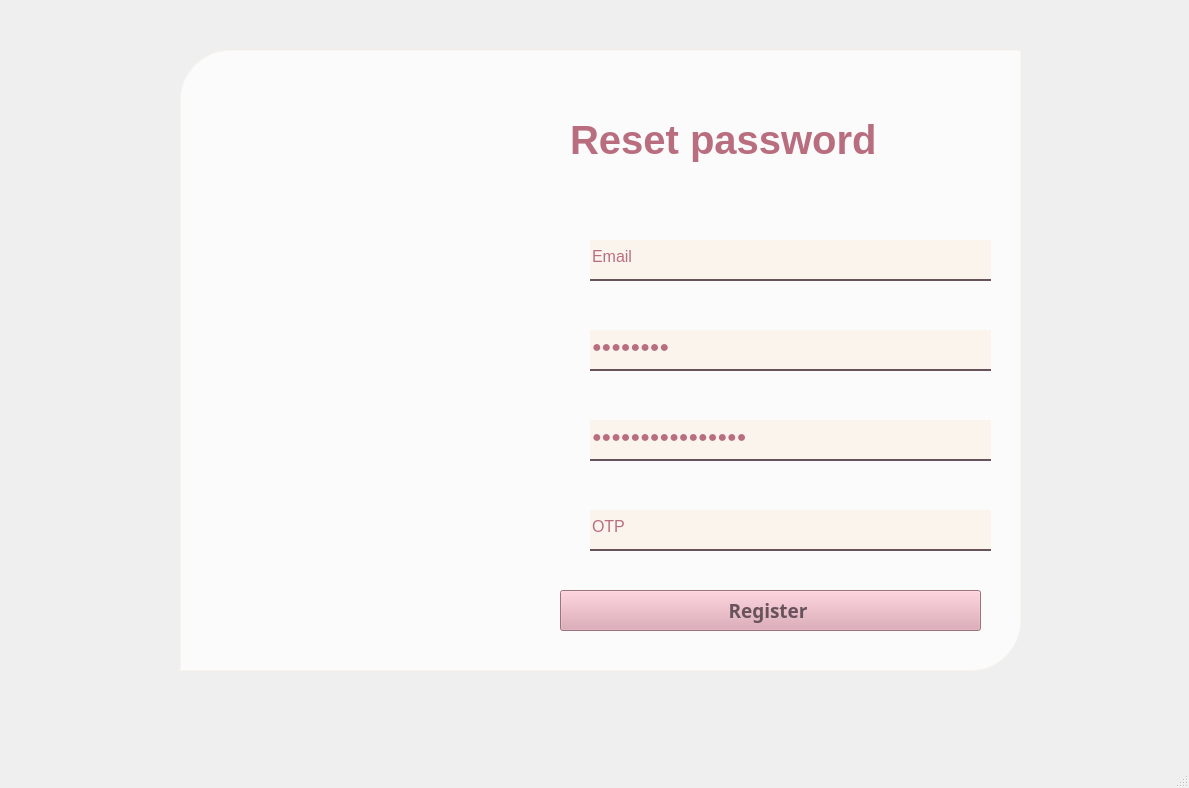
<?xml version="1.0" encoding="UTF-8"?>
<ui version="4.0">
 <class>MainWindow</class>
 <widget class="QMainWindow" name="MainWindow">
  <property name="geometry">
   <rect>
    <x>0</x>
    <y>0</y>
    <width>1189</width>
    <height>788</height>
   </rect>
  </property>
  <property name="maximumSize">
   <size>
    <width>1189</width>
    <height>788</height>
   </size>
  </property>
  <property name="windowTitle">
   <string>MainWindow</string>
  </property>
  <widget class="QWidget" name="centralwidget">
   <widget class="QLabel" name="label">
    <property name="geometry">
     <rect>
      <x>0</x>
      <y>-10</y>
      <width>1189</width>
      <height>751</height>
     </rect>
    </property>
    <property name="maximumSize">
     <size>
      <width>16777215</width>
      <height>751</height>
     </size>
    </property>
    <property name="autoFillBackground">
     <bool>false</bool>
    </property>
    <property name="styleSheet">
     <string notr="true">border-image: url(:/Background/Background.jpg);</string>
    </property>
    <property name="text">
     <string/>
    </property>
    <property name="pixmap">
     <pixmap>images/Background.jpg</pixmap>
    </property>
    <property name="scaledContents">
     <bool>true</bool>
    </property>
   </widget>
   <widget class="QLabel" name="label_2">
    <property name="geometry">
     <rect>
      <x>180</x>
      <y>50</y>
      <width>351</width>
      <height>621</height>
     </rect>
    </property>
    <property name="autoFillBackground">
     <bool>false</bool>
    </property>
    <property name="styleSheet">
     <string notr="true"> border-top-left-radius: 50px;     
    border-top-right-radius: 0px;    
    border-bottom-left-radius: 0px;    
    border-bottom-right-radius: 0px;  

  </string>
    </property>
    <property name="text">
     <string/>
    </property>
    <property name="textFormat">
     <enum>Qt::PlainText</enum>
    </property>
    <property name="pixmap">
     <pixmap resource="images/bg.qrc">:/Background/Logo.png</pixmap>
    </property>
    <property name="scaledContents">
     <bool>true</bool>
    </property>
    <property name="alignment">
     <set>Qt::AlignLeading|Qt::AlignLeft|Qt::AlignVCenter</set>
    </property>
    <property name="wordWrap">
     <bool>false</bool>
    </property>
   </widget>
   <widget class="QLabel" name="label_4">
    <property name="geometry">
     <rect>
      <x>180</x>
      <y>50</y>
      <width>841</width>
      <height>621</height>
     </rect>
    </property>
    <property name="styleSheet">
     <string notr="true">background-color: rgba(255, 255, 255, 192);
 
    padding: 10px;
 border: 1px solid #faf4ec; 
border-top-left-radius: 50px;
border-top-right-radius: 0px;      /* góc trên phải */
    border-bottom-left-radius: 0px;    /* góc dưới trái */
    border-bottom-right-radius: 50px;  /* góc dưới phải */</string>
    </property>
    <property name="text">
     <string/>
    </property>
   </widget>
   <widget class="QLabel" name="label_3">
    <property name="geometry">
     <rect>
      <x>570</x>
      <y>100</y>
      <width>411</width>
      <height>81</height>
     </rect>
    </property>
    <property name="font">
     <font>
      <pointsize>30</pointsize>
      <weight>75</weight>
      <bold>true</bold>
      <kerning>false</kerning>
     </font>
    </property>
    <property name="styleSheet">
     <string notr="true">color: rgb(185, 110, 127);</string>
    </property>
    <property name="text">
     <string>&lt;html&gt;&lt;head/&gt;&lt;body&gt;&lt;p&gt;Reset password&lt;/p&gt;&lt;/body&gt;&lt;/html&gt;</string>
    </property>
   </widget>
   <widget class="QLineEdit" name="lineEditPass">
    <property name="geometry">
     <rect>
      <x>590</x>
      <y>330</y>
      <width>401</width>
      <height>41</height>
     </rect>
    </property>
    <property name="font">
     <font>
      <pointsize>12</pointsize>
     </font>
    </property>
    <property name="styleSheet">
     <string notr="true">background-color: rgb(250, 244, 236);
    border: none;                                   /* Xóa viền mặc định */
    border-bottom:  2px solid rgba(104, 83, 92);
                         /* Màu chữ đen */
color: rgb(185, 110, 127);
    padding-bottom: 7px;                            /* Tạo khoảng cách giữa chữ và gạch */
</string>
    </property>
    <property name="text">
     <string>Password</string>
    </property>
    <property name="echoMode">
     <enum>QLineEdit::Password</enum>
    </property>
   </widget>
   <widget class="QPushButton" name="pushButtonRegister">
    <property name="geometry">
     <rect>
      <x>560</x>
      <y>590</y>
      <width>421</width>
      <height>41</height>
     </rect>
    </property>
    <property name="baseSize">
     <size>
      <width>0</width>
      <height>0</height>
     </size>
    </property>
    <property name="font">
     <font>
      <family>Segoe UI Semilight</family>
      <pointsize>14</pointsize>
      <weight>75</weight>
      <italic>false</italic>
      <bold>true</bold>
     </font>
    </property>
    <property name="styleSheet">
     <string notr="true">color: rgb(104, 83, 92);
background-color: rgb(221, 160, 175);</string>
    </property>
    <property name="text">
     <string>Register </string>
    </property>
    <property name="iconSize">
     <size>
      <width>40</width>
      <height>40</height>
     </size>
    </property>
   </widget>
   <widget class="QLineEdit" name="lineEditEmail">
    <property name="geometry">
     <rect>
      <x>590</x>
      <y>240</y>
      <width>401</width>
      <height>41</height>
     </rect>
    </property>
    <property name="font">
     <font>
      <pointsize>12</pointsize>
     </font>
    </property>
    <property name="styleSheet">
     <string notr="true">background-color: rgb(250, 244, 236);
    border: none;                                   /* Xóa viền mặc định */
    border-bottom:  2px solid rgba(104, 83, 92);
                         /* Màu chữ đen */
color: rgb(185, 110, 127);
    padding-bottom: 7px;                            /* Tạo khoảng cách giữa chữ và gạch */
</string>
    </property>
    <property name="text">
     <string>Email</string>
    </property>
   </widget>
   <widget class="QLineEdit" name="lineEditConfirmPass">
    <property name="geometry">
     <rect>
      <x>590</x>
      <y>420</y>
      <width>401</width>
      <height>41</height>
     </rect>
    </property>
    <property name="font">
     <font>
      <pointsize>12</pointsize>
     </font>
    </property>
    <property name="styleSheet">
     <string notr="true">background-color: rgb(250, 244, 236);
    border: none;                                   /* Xóa viền mặc định */
    border-bottom:  2px solid rgba(104, 83, 92);
                         /* Màu chữ đen */
color: rgb(185, 110, 127);
    padding-bottom: 7px;                            /* Tạo khoảng cách giữa chữ và gạch */
</string>
    </property>
    <property name="text">
     <string>Confirm Password</string>
    </property>
    <property name="echoMode">
     <enum>QLineEdit::Password</enum>
    </property>
   </widget>
   <widget class="QLabel" name="label_6">
    <property name="geometry">
     <rect>
      <x>550</x>
      <y>250</y>
      <width>31</width>
      <height>31</height>
     </rect>
    </property>
    <property name="text">
     <string/>
    </property>
    <property name="pixmap">
     <pixmap>images/ic_email.png</pixmap>
    </property>
    <property name="scaledContents">
     <bool>true</bool>
    </property>
   </widget>
   <widget class="QLabel" name="label_7">
    <property name="geometry">
     <rect>
      <x>550</x>
      <y>340</y>
      <width>31</width>
      <height>31</height>
     </rect>
    </property>
    <property name="text">
     <string/>
    </property>
    <property name="pixmap">
     <pixmap>images/ic_password.png</pixmap>
    </property>
    <property name="scaledContents">
     <bool>true</bool>
    </property>
   </widget>
   <widget class="QLabel" name="label_8">
    <property name="geometry">
     <rect>
      <x>550</x>
      <y>420</y>
      <width>31</width>
      <height>41</height>
     </rect>
    </property>
    <property name="text">
     <string/>
    </property>
    <property name="pixmap">
     <pixmap>images/ic_confirmpass.png</pixmap>
    </property>
    <property name="scaledContents">
     <bool>true</bool>
    </property>
   </widget>
   <widget class="QLineEdit" name="lineEditOTP">
    <property name="geometry">
     <rect>
      <x>590</x>
      <y>510</y>
      <width>401</width>
      <height>41</height>
     </rect>
    </property>
    <property name="font">
     <font>
      <pointsize>12</pointsize>
     </font>
    </property>
    <property name="styleSheet">
     <string notr="true">background-color: rgb(250, 244, 236);
    border: none;                                   /* Xóa viền mặc định */
    border-bottom:  2px solid rgba(104, 83, 92);
                         /* Màu chữ đen */
color: rgb(185, 110, 127);
    padding-bottom: 7px;                            /* Tạo khoảng cách giữa chữ và gạch */
</string>
    </property>
    <property name="text">
     <string>OTP</string>
    </property>
   </widget>
   <widget class="QLabel" name="label_9">
    <property name="geometry">
     <rect>
      <x>550</x>
      <y>520</y>
      <width>31</width>
      <height>31</height>
     </rect>
    </property>
    <property name="text">
     <string/>
    </property>
    <property name="pixmap">
     <pixmap>images/ic_otp.png</pixmap>
    </property>
    <property name="scaledContents">
     <bool>true</bool>
    </property>
   </widget>
   <zorder>label</zorder>
   <zorder>label_4</zorder>
   <zorder>label_2</zorder>
   <zorder>label_3</zorder>
   <zorder>lineEditPass</zorder>
   <zorder>pushButtonRegister</zorder>
   <zorder>lineEditEmail</zorder>
   <zorder>lineEditConfirmPass</zorder>
   <zorder>label_6</zorder>
   <zorder>label_7</zorder>
   <zorder>label_8</zorder>
   <zorder>lineEditOTP</zorder>
   <zorder>label_9</zorder>
  </widget>
  <widget class="QMenuBar" name="menubar">
   <property name="geometry">
    <rect>
     <x>0</x>
     <y>0</y>
     <width>1189</width>
     <height>26</height>
    </rect>
   </property>
  </widget>
  <widget class="QStatusBar" name="statusbar"/>
 </widget>
 <resources>
  <include location="images/bg.qrc"/>
 </resources>
 <connections/>
</ui>
